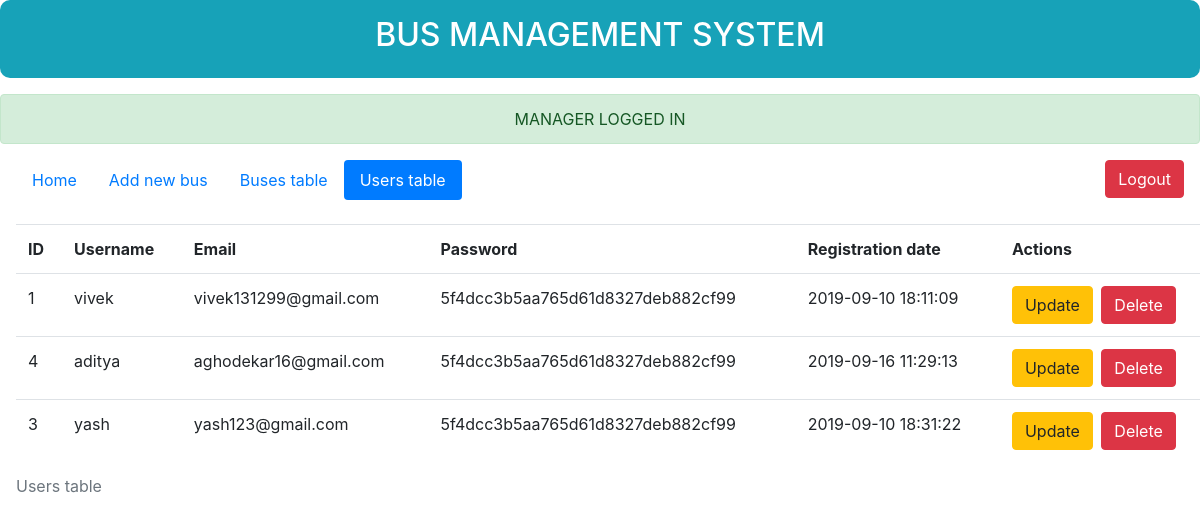
/users_table.php (signed in), run on the app's committed database.
### tables this page shows
CREATE TABLE IF NOT EXISTS `users` (
  `id` int(11) NOT NULL AUTO_INCREMENT,
  `username` varchar(50) NOT NULL,
  `email` varchar(50) NOT NULL,
  `password` varchar(50) NOT NULL,
  `trn_date` datetime NOT NULL,
  PRIMARY KEY (`id`)
);

### users_table.php (the view, shortened to what this page needs)
<!DOCTYPE html>
<html>
<head>
<link rel="stylesheet" href="css/style2.css" />
<link rel="stylesheet" href="css/bootstrap.min.css">
</head>
<div class="menu">
    <div class="p-3 mb-2 bg-info text-white" id="heading1">
        <h2><a class="text-white" href="manager_index.php">BUS MANAGEMENT SYSTEM</a></h2>
    </div>
    <?php echo '<center><div class="alert alert-success mt-3" role="alert">
  MANAGER LOGGED IN
  </center></button>
</div>' ?>
		<div class="ml-3">
			<ul class="nav nav-pills">
			  <li class="nav-item">
			    <a class="nav-link" href="manager_index.php">Home</a>
			  </li>
			  <li class="nav-item">
			    <a class="nav-link" href="add_bus.php">Add new bus</a>
			  </li>
			  <li class="nav-item">
			    <a class="nav-link" href="buses_table.php">Buses table</a>
			  </li>
			  <li class="nav-item">
			    <a class="nav-link active" href="users_table.php">Users table</a>
			  </li>
			  <div class="navbar-nav ml-auto mr-3">
			  	<a class="btn btn-danger" href="manager_logout.php" role="button">Logout</a>
			  </div>
			</ul>
		</div>
<br>
</html>
<?php
require('db.php');
$result = mysqli_query($con,"SELECT * FROM users");
echo "<table class='table table-hover ml-3 mr-3'>
<caption>Users table</caption>
<tr>
<th>ID</th>
<th>Username</th>
<th>Email</th>
<th>Password</th>
<th>Registration date</th>
<th>Actions</th>
</tr>";
while($row = mysqli_fetch_array($result))
{
echo "<tr>";
echo "<td>" . $row['id'] . "</td>";
echo "<td>" . $row['username'] . "</td>";
echo "<td>" . $row['email'] . "</td>";
echo "<td>" . $row['password'] . "</td>";
echo "<td>" . $row['trn_date'] . "</td>";
echo "<td><a href='update_user.php?id=".$row['id']."'><button type='button' class='btn btn-warning'>Update</button></a>
	<a onClick=\"javascript: return confirm('Please confirm deletion');\" href='delete_user.php?id=".$row['id']."'><button type='button' class='btn btn-danger ml-1'>Delete</button></a></td>";
echo "</tr>";
}
echo "</table>";
?>

### css/style2.css (style rules this page uses)
a { color:#0471b9; text-decoration:none; }
#heading1 { font-style: initial color: blue; background-color: rgb(240, 240, 228); border-radius: 10px; text-align: center; align-content: center; padding:10px; }
.menu { border-radius: 10px; text-align: left; }

### data on the page
users: id "1", username "vivek", email "vivek131299@gmail.com", password "5f4dcc3b5aa765d61d8327deb882cf99", trn_date "2019-09-10 18:11:09"
users: id "4", username "aditya", email "aghodekar16@gmail.com", password "5f4dcc3b5aa765d61d8327deb882cf99", trn_date "2019-09-16 11:29:13"
users: id "3", username "yash", email "yash123@gmail.com", password "5f4dcc3b5aa765d61d8327deb882cf99", trn_date "2019-09-10 18:31:22"
